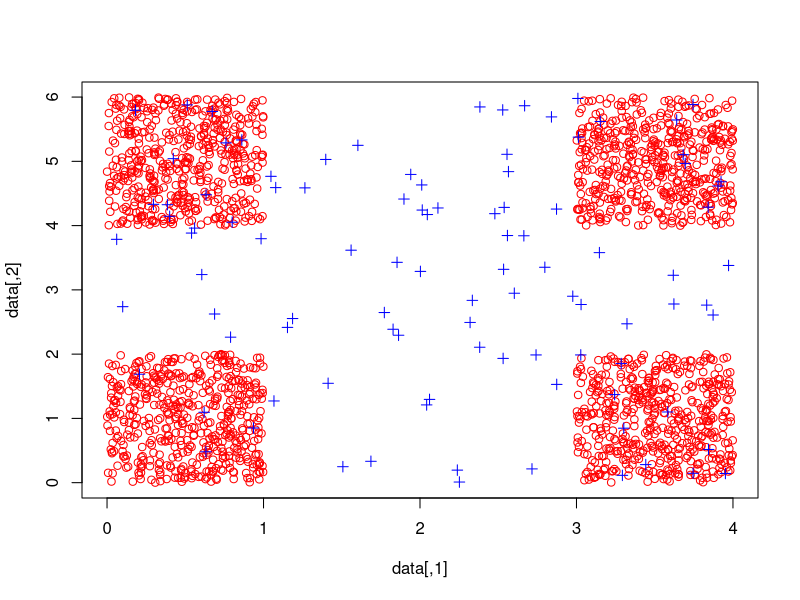
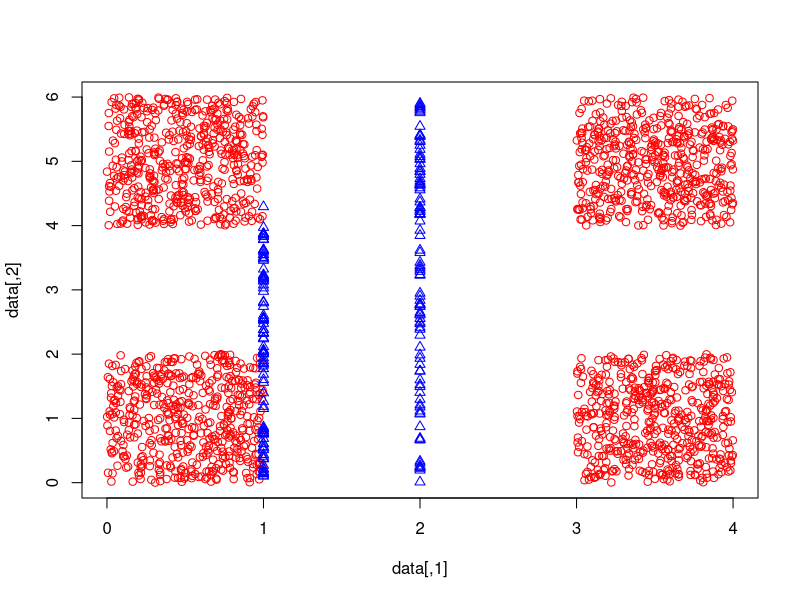

Write R code to recreate these figures, in order.
rm(list = ls())

set.seed(11)
# Matrix of input vector X
r1<-cbind(runif(500),runif(500, 4,6))
r2<-cbind(runif(500),runif(500, 0,2))
r3<-cbind(runif(500, 3,4), runif(500,4,6))
r4<-cbind(runif(500, 3,4), runif(500,0,2))

data<-matrix(rbind(r1,r2,r3,r4), ncol = 2)

weight<-matrix(cbind(runif(100,0,4),runif(100,0,6)), ncol = 2)
#weight<-scale(weight)

plot(data, xlim=c(0,4),col ="red")
points(weight,col ="blue", pch = 3)
##--------------------------------------------
#Neuron Grid
neuron.grid<-NULL
##The grid is of 10X10
dimension<-c(10,10) # c(rows, column)
##Grid making matrix inside list
for(i in 1:dimension[1]){
  v<-NULL

  for(j in 1:dimension[2]){
    t<-weight[(i*dimension[1]+j-dimension[1]),]
    t<-matrix(c(t,c(i,j)), ncol=2, byrow = T)
    
    if(j==1)
      v<-list(t)
    else
      v<-append(v,list(t))
  }
  
  if(i==1)
    neuron.grid<-list(v)
  else
    neuron.grid<-append(neuron.grid,list(v))
}
##-------------------------------------------
euclidean<-function(x,y){
  sum<-0
  for(i in 1:length(x)){
    sum<- sum + (x[i]-y[i])^2
  }
  return(sqrt(sum))
}
##---------------------------------------------
BMU<-function(s){
  min<-Inf
  for(i in 1:dimension[1]){
    for(j in 1:dimension[2]){
      distance = euclidean(data[s,],neuron.grid[[i]][[j]][1,])
      
      if(distance<min){
        min<-distance 
        winning_neuron<-c(i,j) #(row,column)
      }
    }
  }
  return(winning_neuron)
}
#-----------------------------------------------
initial_eta = 2
initial_sig = 1
total_itr = 5000
tconst = 1000
#-----------------------------------------------

for( time in 1:total_itr){
  
  eta = initial_eta*exp(-time/tconst)
  sig = initial_sig*exp(-time/tconst)
  
  if(eta<0.01)
    eta=0.01
  
  # Random input from continuous input space
  s<-floor(runif(1,1,dim(data)[1]))
  winning_neuron=BMU(s)
  
  for (i in 1:dimension[1]) {
    for(j in 1:dimension[2]){
      lateral_distance <- euclidean(neuron.grid[[winning_neuron[1]]][[winning_neuron[2]]][2,],neuron.grid[[i]][[j]][2,])
      
      if(lateral_distance<=sig){
        influence = exp(-(lateral_distance^2)/2*(sig^2))
        
        for(k in 1:length(weight[1,]))
          neuron.grid[[i]][[j]][1,k]<-neuron.grid[[i]][[j]][1,k]+eta * influence *(data[s,k]-neuron.grid[[i]][[j]][1,k])
      }
    }
  }
}

##--------------------------------------------------------
#result plot
plot(data, col="red", pch = 1)

for(i in 1:dimension[1]){
  for (j in 1:dimension[2]) {
    points(neuron.grid[[i]][[j]][1,], col="blue", pch=2)
  }
}


##-------------------------------------------------------
#Neuron map
# plot(0,0, xlim = c(0,12), ylim = c(0,12))
# 
# plotgrid<-function(){
#   for(i in 1:dimension[1]){
#     for (j in 1:dimension[2]) {
#       x<-neuron.grid[[i]][[j]][2,1]
#       y<-neuron.grid[[i]][[j]][2,2]
#       #points(x,y,col="blue", pch=21)
#     }
#   }
#   plot(x,y, pch = 21)
# }
# plotgrid()



